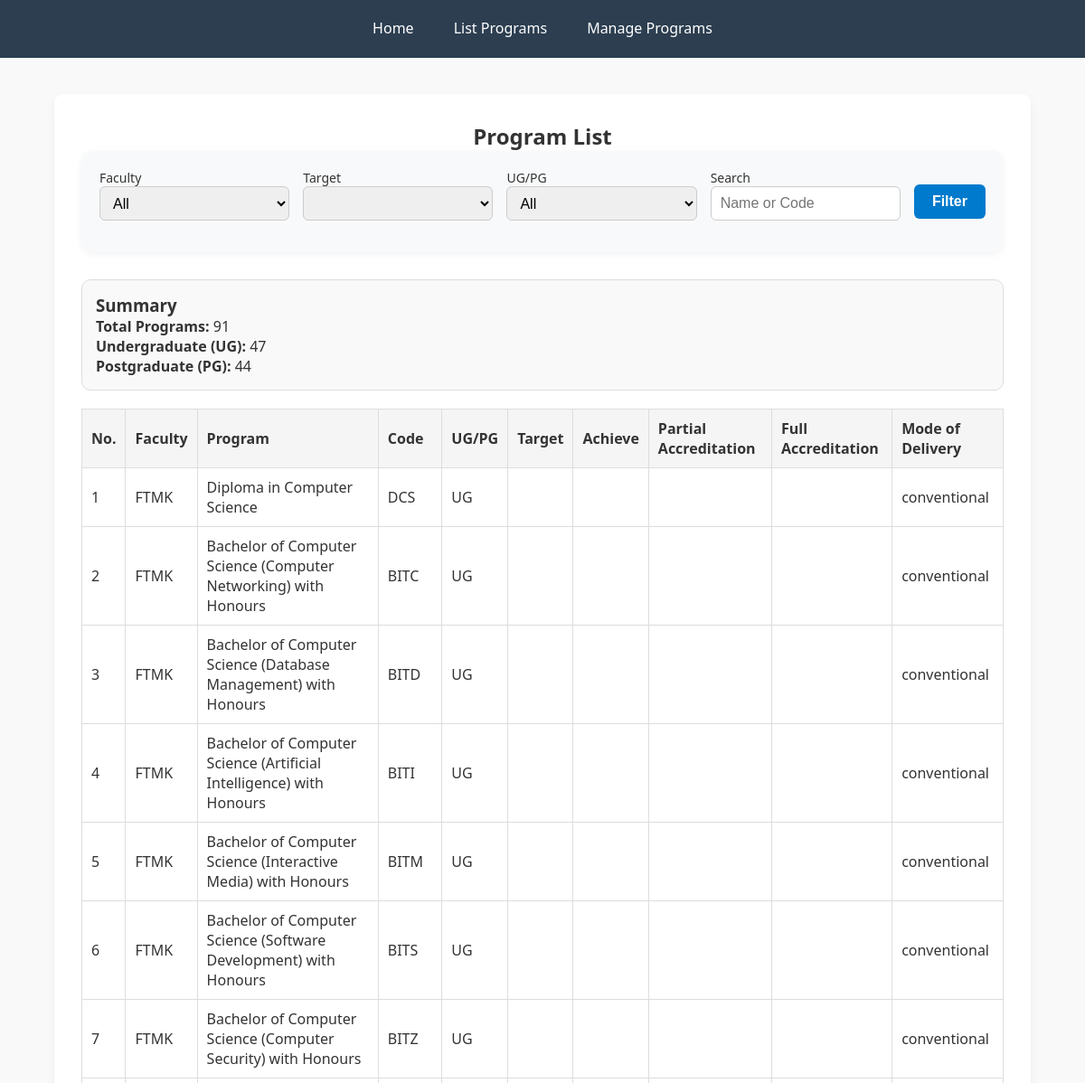
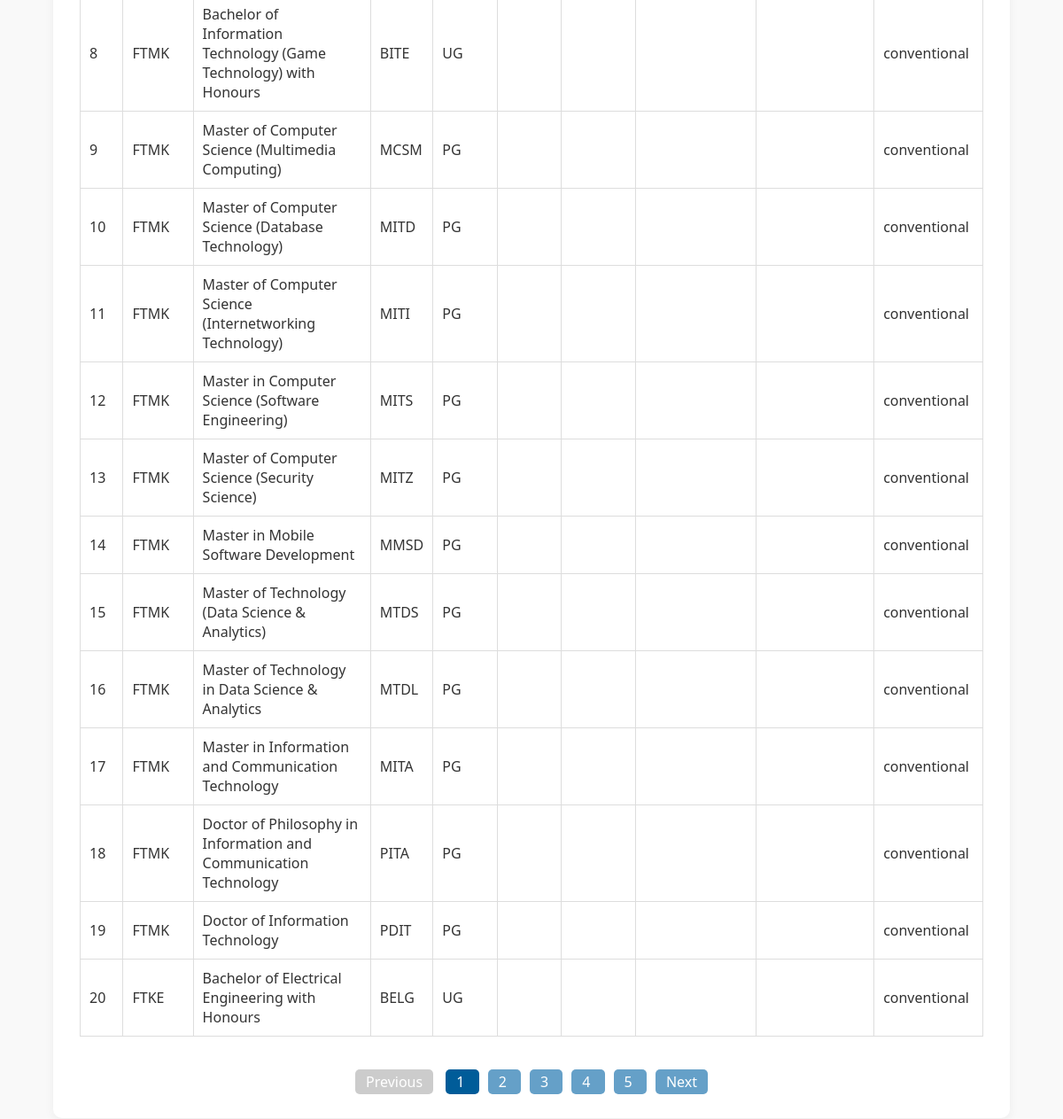
The page /list_programs.php on the database its author committed (2 pictures, top to bottom).
### tables this page shows
CREATE TABLE `programs` (
  `id` int(11) NOT NULL,
  `faculty` varchar(100) DEFAULT NULL,
  `program_name` varchar(255) DEFAULT NULL,
  `program_code` varchar(20) DEFAULT NULL,
  `ugpg` varchar(10) DEFAULT NULL,
  `target` int(11) DEFAULT NULL,
  `achieve` int(11) DEFAULT NULL,
  `partial_accreditation` varchar(100) DEFAULT NULL,
  `full_accreditation` varchar(100) DEFAULT NULL,
  `mod_penyampaian` enum('conventional','odl') DEFAULT NULL
);

### list_programs.php (the view, shortened to what this page needs)
<?php
include 'connect.php';
$faculty = $_GET['faculty'] ?? '';
$target = $_GET['target'] ?? '';
$ugpg = $_GET['ugpg'] ?? '';
$search = $_GET['search'] ?? '';
$page = isset($_GET['page']) ? (int)$_GET['page'] : 1;
$limit = 20;
$offset = ($page - 1) * $limit;
$baseQuery = "FROM programs WHERE 1=1";
$countResult = $conn->query("SELECT * $baseQuery");
$totalCount = $countResult->num_rows;
$totalPages = ceil($totalCount / $limit);
$countUG = 0;
$countPG = 0;
while ($row = $countResult->fetch_assoc()) {
    if ($row['ugpg'] == 'UG') $countUG++;
    elseif ($row['ugpg'] == 'PG') $countPG++;
}
$programs = $conn->query("SELECT * $baseQuery LIMIT $limit OFFSET $offset");
$targets = $conn->query("SELECT DISTINCT target FROM programs");
?>
<!DOCTYPE html>
<html>
<head>
    <link rel="stylesheet" href="style.css">
</head>
<body>
<div class="navbar">
    <a href="index.php">Home</a>
    <a href="list_programs.php" class="active">List Programs</a>
    <a href="manage_program.php">Manage Programs</a>
</div>
<div class="container">
    <h2>Program List</h2>
    <div class="filter-wrapper">
        <form method="GET" class="filter-form">
            <label>Faculty
                <select name="faculty">
                    <option value="">All</option>
                </select>
            </label>
            <label>Target
                <select name="target">
                    <?php while($t = $targets->fetch_assoc()): ?>
                        <option value="<?= $t['target'] ?>" <?= $target == $t['target'] ? 'selected' : '' ?>>
                        </option>
                    <?php endwhile; ?>
                </select>
            </label>
            <label>UG/PG
                <select name="ugpg">
                    <option value="">All</option>
                </select>
            </label>
            <label>Search
                <input type="text" name="search" value="<?= htmlspecialchars($search) ?>" placeholder="Name or Code">
            </label>
            <button type="submit">Filter</button>
        </form>
    </div>
    <div class="summary-box">
        <h3>Summary</h3>
        <ul>
            <li><strong>Total Programs:</strong> <?= $totalCount ?></li>
            <li><strong>Undergraduate (UG):</strong> <?= $countUG ?></li>
            <li><strong>Postgraduate (PG):</strong> <?= $countPG ?></li>
        </ul>
    </div>
    <table>
        <tr>
            <th>No.</th>
            <th>Faculty</th>
            <th>Program</th>
            <th>Code</th>
            <th>UG/PG</th>
            <th>Target</th>
            <th>Achieve</th>
            <th>Partial Accreditation</th>
            <th>Full Accreditation</th>
            <th>Mode of Delivery</th>
        </tr>
        <?php
         $num = $offset + 1;
          while($row = $programs->fetch_assoc()): ?>
            <tr>
                 <td><?= $num++ ?></td>
                <td><?= $row['faculty'] ?></td>
                <td>
                    <?php if (strtolower($row['mod_penyampaian']) === 'odl'): ?>
                        <a href="odlprogram_detail.php?id=<?= $row['id'] ?>">
                            <?= $row['program_name'] ?>
                        </a>
                    <?php else: ?>
                        <?= $row['program_name'] ?>
                    <?php endif; ?>
                </td>
                <td><?= $row['program_code'] ?></td>
                <td><?= $row['ugpg'] ?></td>
                <td><?= $row['target'] ?></td>
                <td><?= $row['achieve'] ?></td>
                <td><?= $row['partial_accreditation'] ?></td>
                <td><?= $row['full_accreditation'] ?></td>
                <td><?= $row['mod_penyampaian'] ?></td>
            </tr>
        <?php endwhile; ?>
    </table>
    <div class="pagination">
        <?php if ($page > 1): ?>
            <a href="?faculty=<?= $faculty ?>&target=<?= $target ?>&ugpg=<?= $ugpg ?>&search=<?= urlencode($search) ?>&page=<?= $page-1 ?>">Previous</a>
        <?php else: ?>
            <a class="disabled">Previous</a>
        <?php endif; ?>
        <?php for($i = 1; $i <= $totalPages; $i++): ?>
            <a href="?faculty=<?= $faculty ?>&target=<?= $target ?>&ugpg=<?= $ugpg ?>&search=<?= urlencode($search) ?>&page=<?= $i ?>"
               class="<?= $i == $page ? 'active' : '' ?>">
                <?= $i ?>
            </a>
        <?php endfor; ?>
        <?php if ($page < $totalPages): ?>
            <a href="?faculty=<?= $faculty ?>&target=<?= $target ?>&ugpg=<?= $ugpg ?>&search=<?= urlencode($search) ?>&page=<?= $page+1 ?>">Next</a>
        <?php else: ?>
            <a class="disabled">Next</a>
        <?php endif; ?>
    </div>
</div>
</body>
</html>

### style.css (style rules this page uses)
* { margin: 0; padding: 0; box-sizing: border-box; }
body { font-family: 'Segoe UI', Tahoma, Geneva, Verdana, sans-serif; background-color: #f9f9f9; color: #333; min-height: 100vh; }
h1, h2 { text-align: center; }
.navbar { background-color: #2c3e50; padding: 12px 20px; display: flex; justify-content: center; gap: 20px; }
.navbar a { color: white; text-decoration: none; font-weight: 500; padding: 8px 12px; border-bottom: 2px solid transparent; }
button, input[type="submit"] { background-color: #2980b9; color: white; padding: 8px 16px; border: none; border-radius: 4px; cursor: pointer; font-size: 1rem; }
input[type="text"], select, textarea { width: 100%; padding: 8px; font-size: 1rem; border: 1px solid #ccc; border-radius: 4px; margin-bottom: 15px; }
.container { max-width: 1000px; margin: 0 auto; padding: 20px; }

### list_programs.php (style rules this page uses)
.container { max-width: 90%; margin: 40px auto; background: white; padding: 30px; border-radius: 10px; box-shadow: 0 4px 12px rgba(0,0,0,0.05); }
.filter-wrapper { display: flex; justify-content: center; margin-bottom: 30px; }
form.filter-form { display: flex; flex-wrap: wrap; gap: 15px; align-items: center; justify-content: center; background: #f8f9fa; padding: 20px; border-radius: 12px; box-shadow: 0 2px 8px rgba(0,0,0,0.05); width: 100%; }
form.filter-form label { display: flex; flex-direction: column; font-size: 14px; min-width: 150px; flex: 1; }
form.filter-form select, form.filter-form input[type="text"] { padding: 8px 10px; border: 1px solid #ccc; border-radius: 6px; width: 100%; height: 38px; }
form.filter-form button { padding: 8px 20px; background-color: #007acc; border: none; color: white; font-weight: bold; border-radius: 6px; cursor: pointer; height: 38px; align-self: center; }
table { width: 100%; border-collapse: collapse; margin-top: 20px; }
table, th, td { border: 1px solid #ddd; }
th, td { padding: 10px; text-align: left; }
th { background-color: #f5f5f5; }
.summary-box { background-color: #f9f9f9; border: 1px solid #ddd; border-radius: 10px; padding: 15px; margin-top: 30px; }
.summary-box ul { list-style: none; padding-left: 0; }
.pagination { margin-top: 40px; text-align: center; }
.pagination a { margin: 0 5px; padding: 3px 12px; background: #65a0c8ff; color: white; align: center; text-decoration: none; border-radius: 5px; }
.pagination a.active { background: #005c99; }
.pagination a.disabled { background: #ccc; cursor: not-allowed; }

### rows shown on the page
programs: faculty "FTMK", program_name "Diploma in Computer Science", program_code "DCS", ugpg "UG", mod_penyampaian "conventional"
programs: faculty "FTMK", program_name "Bachelor of Computer Science (Computer Networking) with Honours", program_code "BITC", ugpg "UG", mod_penyampaian "conventional"
programs: faculty "FTMK", program_name "Bachelor of Computer Science (Database Management) with Honours", program_code "BITD", ugpg "UG", mod_penyampaian "conventional"
programs: faculty "FTMK", program_name "Bachelor of Computer Science (Artificial Intelligence) with Honours", program_code "BITI", ugpg "UG", mod_penyampaian "conventional"
programs: faculty "FTMK", program_name "Bachelor of Computer Science (Interactive Media) with Honours", program_code "BITM", ugpg "UG", mod_penyampaian "conventional"
programs: faculty "FTMK", program_name "Bachelor of Computer Science (Software Development) with Honours", program_code "BITS", ugpg "UG", mod_penyampaian "conventional"
programs: faculty "FTMK", program_name "Bachelor of Computer Science (Computer Security) with Honours", program_code "BITZ", ugpg "UG", mod_penyampaian "conventional"
programs: faculty "FTMK", program_name "Bachelor of Information Technology (Game Technology) with Honours", program_code "BITE", ugpg "UG", mod_penyampaian "conventional"
programs: faculty "FTMK", program_name "Master of Computer Science (Multimedia Computing)", program_code "MCSM", ugpg "PG", mod_penyampaian "conventional"
programs: faculty "FTMK", program_name "Master of Computer Science (Database Technology)", program_code "MITD", ugpg "PG", mod_penyampaian "conventional"
programs: faculty "FTMK", program_name "Master of Computer Science (Internetworking Technology)", program_code "MITI", ugpg "PG", mod_penyampaian "conventional"
programs: faculty "FTMK", program_name "Master in Computer Science (Software Engineering)", program_code "MITS", ugpg "PG", mod_penyampaian "conventional"
programs: faculty "FTMK", program_name "Master of Computer Science (Security Science)", program_code "MITZ", ugpg "PG", mod_penyampaian "conventional"
programs: faculty "FTMK", program_name "Master in Mobile Software Development", program_code "MMSD", ugpg "PG", mod_penyampaian "conventional"
programs: faculty "FTMK", program_name "Master of Technology (Data Science & Analytics)", program_code "MTDS", ugpg "PG", mod_penyampaian "conventional"
programs: faculty "FTMK", program_name "Master of Technology in Data Science & Analytics", program_code "MTDL", ugpg "PG", mod_penyampaian "conventional"
programs: faculty "FTMK", program_name "Master in Information and Communication Technology", program_code "MITA", ugpg "PG", mod_penyampaian "conventional"
programs: faculty "FTMK", program_name "Doctor of Philosophy in Information and Communication Technology", program_code "PITA", ugpg "PG", mod_penyampaian "conventional"
programs: faculty "FTMK", program_name "Doctor of Information Technology", program_code "PDIT", ugpg "PG", mod_penyampaian "conventional"
programs: faculty "FTKE", program_name "Bachelor of Electrical Engineering with Honours", program_code "BELG", ugpg "UG", mod_penyampaian "conventional"

### other values the page prints
$totalCount "91"
$countUG "47"
$countPG "44"
